Frame 1 (no input): blank canvas, image omitted
Frame 60 (no input): blank canvas, image omitted
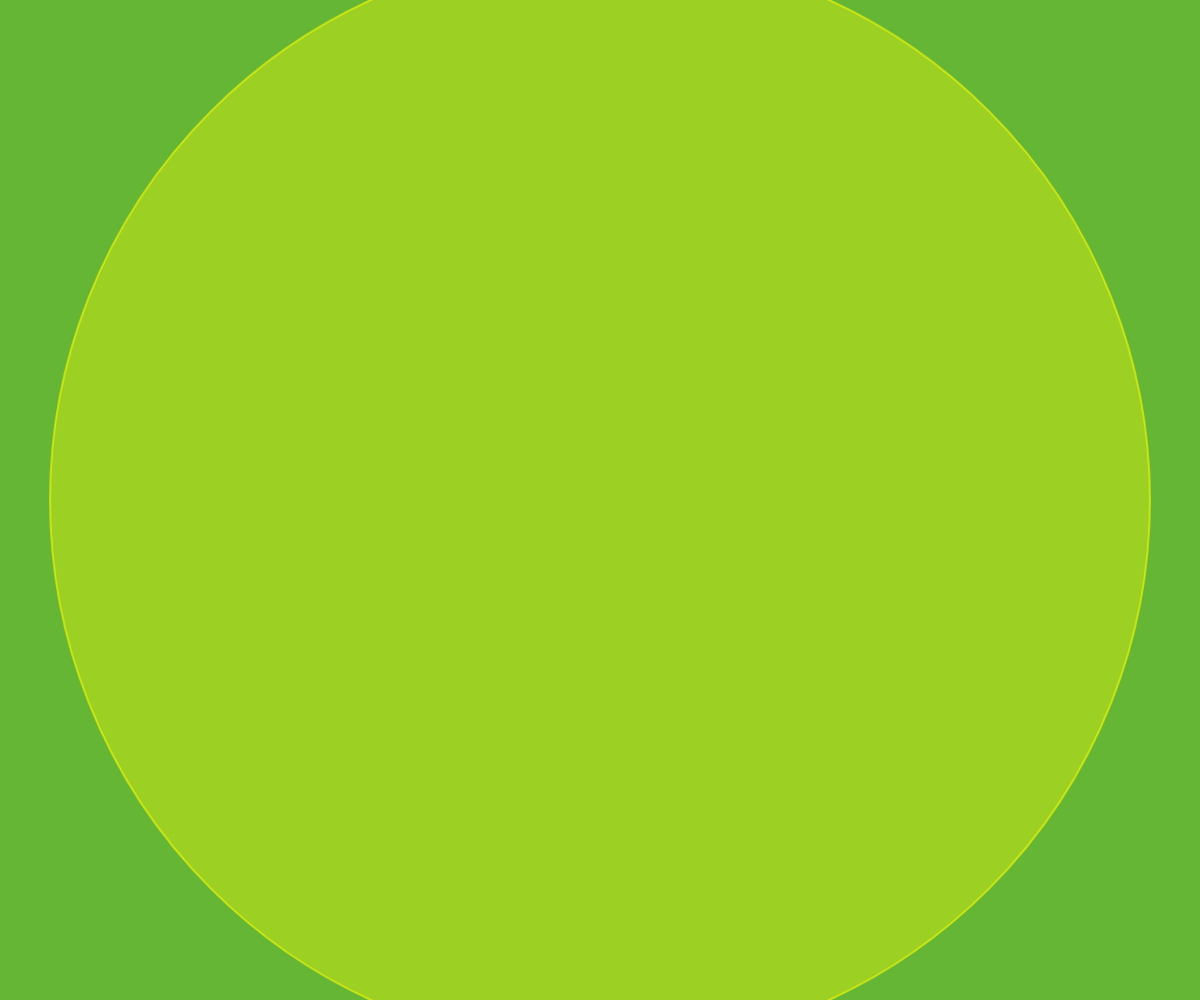
Frame 120 (the mouse pressed at the canvas centre since frame 60)

The p5.js sketch whose frames 1 and 60 were blank and that drew this single picture after the mouse press (run headless with seeded random() and noise() and a simulated clock; from frame 60 on, the mouse is pressed at the canvas centre):

// p5.js sketch
// ── sketch.js
//setup & random background color for G&B
function setup() {
  createCanvas(windowWidth, windowHeight);
background(102,random(0,255),random(0,255));
}

// variablElipse() calculates the speed of the mouse and draws a small circle if the mouse is moving slowly,
// and draws a large elipse if the mouse is moving quickly

function draw() {

  // Call the variableEllipse() and send it current mouse position & previous mouse postion

  variableEllipse(mouseX, mouseY, pmouseX, pmouseY);
}



function variableEllipse(x, y, px, py) {


  let speed = abs(x - px) + abs(y - py);
  stroke(speed);

//change strokeweight (circle border thickness) when moving the mouse vertically,
//use mouseY, changes between bottom 3rd, middle 3rd & top 3rd of screen/window

  if(mouseY< windowHeight/3){
    strokeWeight(1);

}else if (mouseY< windowHeight*2/3){
    strokeWeight(2);

}else{
    strokeWeight(4);
  }

//change fill color of circle when moving mouse horisontally,
//use mouseX value, circle fill changes color when moving mouse left to right.

  fill(mouseX,mouseY,0,90);

//change circle broder color to match fill, which changeswhen moving mouse hoizontally,
//uses different transparency than fill.

  stroke(mouseX,mouseY,0,140);
//}else{
//  fill(255);
//}
  ellipse(x, y, speed, speed);

}
